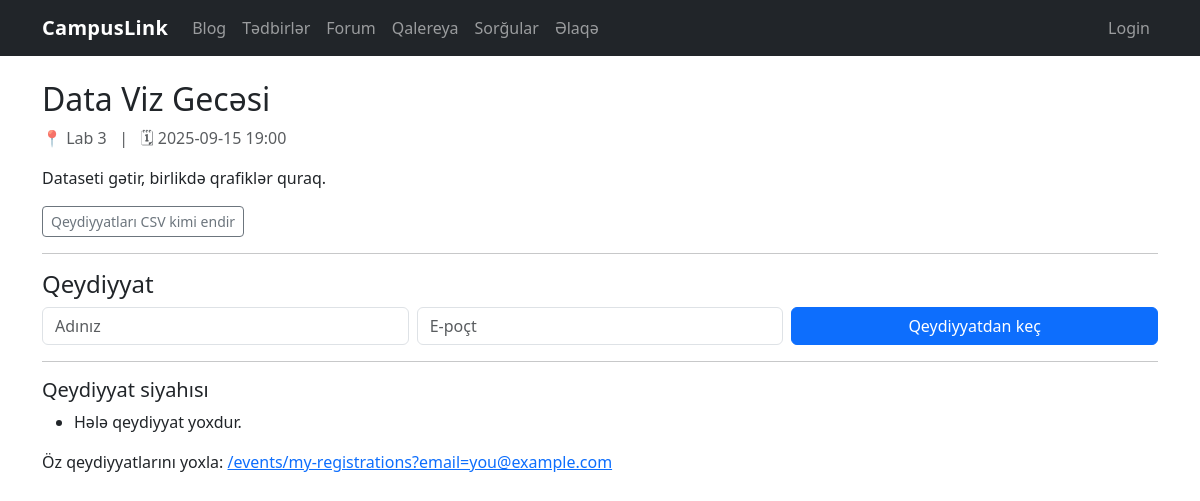
The app's page /events/2, older data.
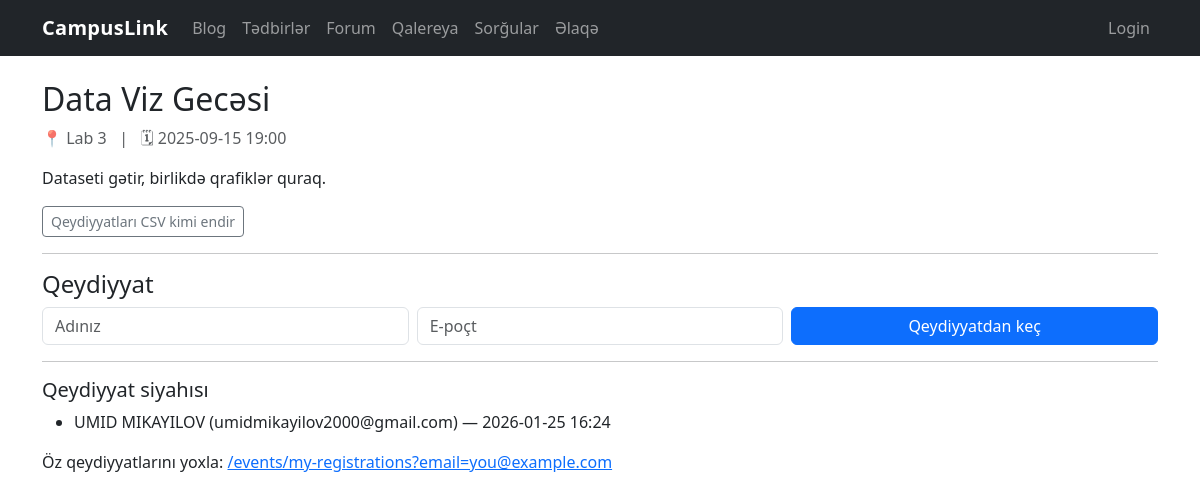
The same page, newer data.
### tables this page shows
CREATE TABLE event_registrations (
            id INTEGER PRIMARY KEY AUTOINCREMENT,
            event_id INTEGER NOT NULL,
            name TEXT NOT NULL,
            email TEXT NOT NULL,
            created_at TEXT NOT NULL,
            UNIQUE(event_id, email), -- eyni email-in eyni tədbirə iki dəfə yazılmasının qarşısını alır
            FOREIGN KEY (event_id) REFERENCES events(id) ON DELETE CASCADE
        );

### events.py (the view, shortened to what this page needs)
@bp.route("/<int:event_id>", methods=["GET", "POST"])
def detail(event_id: int):
    db = get_db()
    cur = db.execute("SELECT * FROM events WHERE id = ?", (event_id,))
    row = cur.fetchone()
    if not row:
        return render_template("404.html"), 404
    event = dict_from_row(row)
    cur = db.execute("SELECT COUNT(*) FROM event_registrations WHERE event_id = ?", (event_id,))
    reg_count = cur.fetchone()[0]
    remaining = max(0, event["capacity"] - reg_count)
    cur = db.execute(
        "SELECT * FROM event_registrations WHERE event_id = ? ORDER BY id DESC",
        (event_id,),
    )
    regs = [dict_from_row(r) for r in cur.fetchall()]
    return render_template("events/detail.html", event=event, regs=regs, remaining=remaining)

### database.py (called while the page is built)
def get_db():
    if "db" not in g:
        g.db = sqlite3.connect(DB_PATH)
        g.db.row_factory = sqlite3.Row
    return g.db

def dict_from_row(row):
    return {k: row[k] for k in row.keys()} if row else None

### forum.py (called while the page is built, shortened)
def _current_user_display() -> str:
    role = session.get("role") or "guest"
    if role == "admin":
        return (session.get("admin_name") or session.get("user_name") or "Admin").strip() or "Admin"
    if role == "user":
        return (session.get("user_name") or "User").strip() or "User"
    return "Guest"

@bp.app_context_processor
def _inject_forum_auth():
    return {"forum_role": session.get("role") or "guest", "forum_name": _current_user_display()}

def ensure_forum_schema() -> None:
    global _schema_ready
    if _schema_ready:
        return

@bp.before_app_request
def _forum_schema_bootstrap():
    db = get_db()
    db.execute("PRAGMA foreign_keys = ON;")
    ensure_forum_schema()

### polls.py (called while the page is built)
@bp.before_app_request
def ensure_session():
    if "voter_id" not in session:
        session["voter_id"] = secrets.token_hex(8)
    return None

### templates/events/detail.html (shortened to what this page needs)
{% extends "base.html" %}
{% block content %}
  <h2>{{ event["title"] }}</h2>
  <div class="text-muted">📍 {{ event["location"] }} &nbsp; | &nbsp; 🗓 {{ event["date"] }}</div>
  <p class="mt-3">{{ event["description"] }}</p>
  <p><a class="btn btn-sm btn-outline-secondary" href="{{ url_for('events.export_csv', event_id=event['id']) }}">Qeydiyyatları CSV kimi endir</a></p>
  <hr>
  <h4>Qeydiyyat</h4>
  <form method="post">
    <div class="row g-2">
      <div class="col-md-4"><input name="name" class="form-control" placeholder="Adınız" required></div>
      <div class="col-md-4"><input name="email" type="email" class="form-control" placeholder="E-poçt" required></div>
      <div class="col-md-4"><button class="btn btn-primary w-100" {% if remaining<=0 %}disabled{% endif %}>Qeydiyyatdan keç</button></div>
    </div>
  </form>
  <hr>
  <h5>Qeydiyyat siyahısı</h5>
  <ul>
    {% for r in regs %}
      <li>{{ r["name"] }} ({{ r["email"] }}) — {{ r["created_at"] }}</li>
    {% else %}
      <li>Hələ qeydiyyat yoxdur.</li>
    {% endfor %}
  </ul>
  <p class="mt-3">
    Öz qeydiyyatlarını yoxla: <a href="{{ url_for('events.my_regs') }}">/events/my-registrations?email=you@example.com</a>
  </p>
{% endblock %}

Row changes from the older to the newer data that the page shows:
added event_registrations: name "UMID MIKAYILOV", email "umidmikayilov2000@gmail.com", created_at "2026-01-25 16:24"
Text that changed along with them:
text no longer shown: "Hələ qeydiyyat yoxdur."
